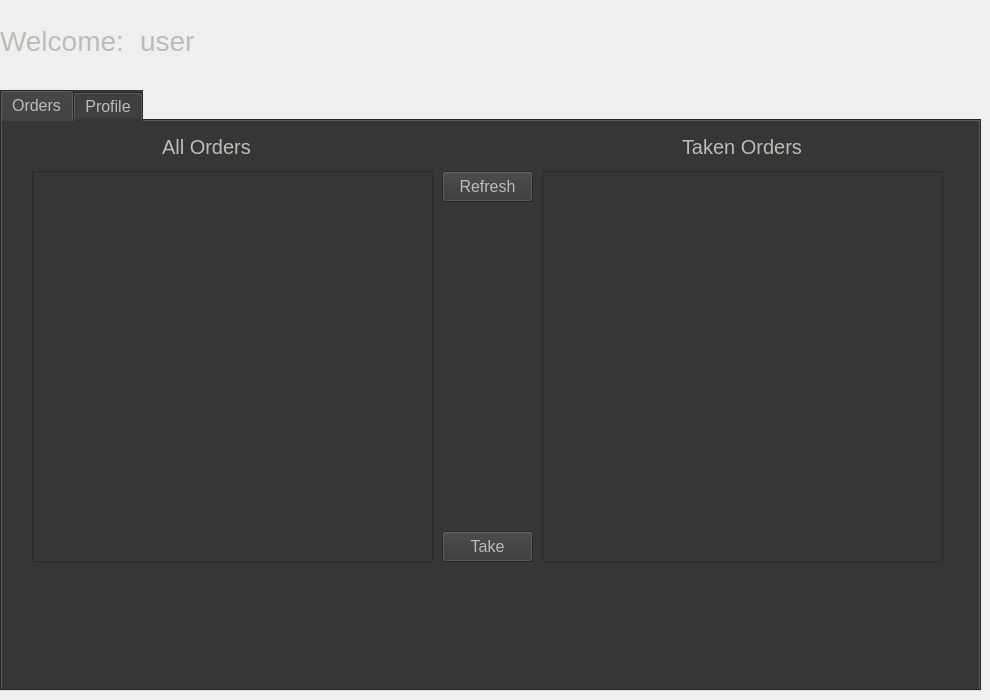
   <widget class="QWidget" name="ForwarderPage">
    <widget class="QTabWidget" name="tbForwarder">
     <property name="geometry">
      <rect>
       <x>0</x>
       <y>90</y>
       <width>981</width>
       <height>601</height>
      </rect>
     </property>
     <property name="styleSheet">
      <string notr="true">background-color: rgb(54, 54, 54);
font: 16px;
color: rgb(186, 189, 182);</string>
     </property>
     <property name="currentIndex">
      <number>0</number>
     </property>
     <widget class="QWidget" name="tbFOrders">
      <attribute name="title">
       <string>Orders</string>
      </attribute>
      <widget class="QLabel" name="label_56">
       <property name="geometry">
        <rect>
         <x>160</x>
         <y>10</y>
         <width>111</width>
         <height>31</height>
        </rect>
       </property>
       <property name="styleSheet">
        <string notr="true">color: rgb(186, 189, 182); 
font-size: 20px</string>
       </property>
       <property name="text">
        <string>All Orders</string>
       </property>
      </widget>
      <widget class="QListWidget" name="lwFOrders">
       <property name="geometry">
        <rect>
         <x>30</x>
         <y>50</y>
         <width>401</width>
         <height>391</height>
        </rect>
       </property>
       <property name="styleSheet">
        <string notr="true">color: rgb(186, 189, 182); 
font-size: 18px</string>
       </property>
      </widget>
      <widget class="QLabel" name="lblFOrderInfo">
       <property name="geometry">
        <rect>
         <x>30</x>
         <y>450</y>
         <width>401</width>
         <height>61</height>
        </rect>
       </property>
       <property name="styleSheet">
        <string notr="true">color: rgb(186, 189, 182); 
font-size: 16px</string>
       </property>
       <property name="text">
        <string/>
       </property>
       <property name="alignment">
        <set>Qt::AlignCenter</set>
       </property>
       <property name="wordWrap">
        <bool>true</bool>
       </property>
      </widget>
      <widget class="QPushButton" name="btnFOrdersRefresh">
       <property name="geometry">
        <rect>
         <x>440</x>
         <y>50</y>
         <width>91</width>
         <height>31</height>
        </rect>
       </property>
       <property name="styleSheet">
        <string notr="true">background-color: rgb(54, 54, 54);
font: 16px;
color: rgb(186, 189, 182);</string>
       </property>
       <property name="text">
        <string>Refresh</string>
       </property>
      </widget>
      <widget class="QPushButton" name="btnFOrdersTakeOrder">
       <property name="geometry">
        <rect>
         <x>440</x>
         <y>410</y>
         <width>91</width>
         <height>31</height>
        </rect>
       </property>
       <property name="styleSheet">
        <string notr="true">background-color: rgb(54, 54, 54);
font: 16px;
color: rgb(186, 189, 182);</string>
       </property>
       <property name="text">
        <string>Take</string>
       </property>
      </widget>
      <widget class="QListWidget" name="lwFTakenOrders">
       <property name="geometry">
        <rect>
         <x>540</x>
         <y>50</y>
         <width>401</width>
         <height>391</height>
        </rect>
       </property>
       <property name="styleSheet">
        <string notr="true">color: rgb(186, 189, 182); 
font-size: 18px</string>
       </property>
      </widget>
      <widget class="QLabel" name="lblFTakenOrderInfo">
       <property name="geometry">
        <rect>
         <x>540</x>
         <y>450</y>
         <width>401</width>
         <height>61</height>
        </rect>
       </property>
       <property name="styleSheet">
        <string notr="true">color: rgb(186, 189, 182); 
font-size: 16px</string>
       </property>
       <property name="text">
        <string/>
       </property>
       <property name="alignment">
        <set>Qt::AlignCenter</set>
       </property>
       <property name="wordWrap">
        <bool>true</bool>
       </property>
      </widget>
      <widget class="QLabel" name="label_57">
       <property name="geometry">
        <rect>
         <x>680</x>
         <y>10</y>
         <width>141</width>
         <height>31</height>
        </rect>
       </property>
       <property name="styleSheet">
        <string notr="true">color: rgb(186, 189, 182); 
font-size: 20px</string>
       </property>
       <property name="text">
        <string>Taken Orders</string>
       </property>
      </widget>
     </widget>
     <widget class="QWidget" name="tbFProfile">
      <attribute name="title">
       <string>Profile</string>
      </attribute>
     </widget>
    </widget>
    <widget class="QLabel" name="label_63">
     <property name="geometry">
      <rect>
       <x>0</x>
       <y>10</y>
       <width>131</width>
       <height>61</height>
      </rect>
     </property>
     <property name="styleSheet">
      <string notr="true">color: rgb(186, 189, 182); 
font-size: 28px</string>
     </property>
     <property name="text">
      <string>Welcome:</string>
     </property>
    </widget>
    <widget class="QLabel" name="lblFUsername">
     <property name="geometry">
      <rect>
       <x>140</x>
       <y>10</y>
       <width>401</width>
       <height>61</height>
      </rect>
     </property>
     <property name="styleSheet">
      <string notr="true">color: rgb(186, 189, 182); 
font-size: 28px</string>
     </property>
     <property name="text">
      <string>user</string>
     </property>
    </widget>
   </widget>
